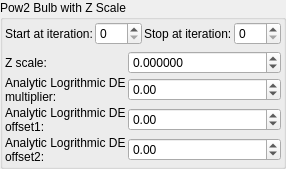
    <widget class="QGroupBox" name="groupBox_6">
     <property name="title">
      <string>Pow2 Bulb with Z Scale</string>
     </property>
     <layout class="QVBoxLayout" name="verticalLayout_9">
      <property name="leftMargin">
       <number>2</number>
      </property>
      <property name="topMargin">
       <number>2</number>
      </property>
      <property name="rightMargin">
       <number>2</number>
      </property>
      <property name="bottomMargin">
       <number>2</number>
      </property>
      <item>
       <layout class="QGridLayout" name="gridLayout_80" columnstretch="0,1,0,1">
        <property name="spacing">
         <number>2</number>
        </property>
        <item row="2" column="1">
         <widget class="MySpinBox" name="spinboxInt_transf_start_iterations_A">
          <property name="sizePolicy">
           <sizepolicy hsizetype="Minimum" vsizetype="Maximum">
            <horstretch>0</horstretch>
            <verstretch>0</verstretch>
           </sizepolicy>
          </property>
          <property name="minimum">
           <number>0</number>
          </property>
          <property name="maximum">
           <number>999</number>
          </property>
          <property name="value">
           <number>0</number>
          </property>
         </widget>
        </item>
        <item row="2" column="0">
         <widget class="QLabel" name="label_72">
          <property name="text">
           <string>Start at iteration:</string>
          </property>
         </widget>
        </item>
        <item row="2" column="3">
         <widget class="MySpinBox" name="spinboxInt_transf_stop_iterations_A">
          <property name="sizePolicy">
           <sizepolicy hsizetype="Preferred" vsizetype="Maximum">
            <horstretch>0</horstretch>
            <verstretch>0</verstretch>
           </sizepolicy>
          </property>
          <property name="maximum">
           <number>999</number>
          </property>
         </widget>
        </item>
        <item row="2" column="2">
         <widget class="QLabel" name="label_52">
          <property name="text">
           <string>Stop at iteration:</string>
          </property>
         </widget>
        </item>
       </layout>
      </item>
      <item>
       <layout class="QGridLayout" name="gridLayout_3" columnstretch="0,1">
        <property name="spacing">
         <number>2</number>
        </property>
        <item row="0" column="1">
         <widget class="MyDoubleSpinBox" name="spinbox_boxfold_bulbpow2_z_factor">
          <property name="sizePolicy">
           <sizepolicy hsizetype="Minimum" vsizetype="Maximum">
            <horstretch>0</horstretch>
            <verstretch>0</verstretch>
           </sizepolicy>
          </property>
          <property name="prefix">
           <string/>
          </property>
          <property name="suffix">
           <string/>
          </property>
          <property name="decimals">
           <number>6</number>
          </property>
          <property name="minimum">
           <double>-99.000000000000000</double>
          </property>
          <property name="maximum">
           <double>99.000000000000000</double>
          </property>
          <property name="singleStep">
           <double>0.100000000000000</double>
          </property>
         </widget>
        </item>
        <item row="0" column="0">
         <widget class="QLabel" name="label_12">
          <property name="text">
           <string>Z scale:</string>
          </property>
         </widget>
        </item>
        <item row="2" column="0">
         <widget class="QLabel" name="label_177">
          <property name="text">
           <string>Analytic Logrithmic DE offset1:</string>
          </property>
          <property name="wordWrap">
           <bool>true</bool>
          </property>
         </widget>
        </item>
        <item row="1" column="0">
         <widget class="QLabel" name="label_176">
          <property name="text">
           <string>Analytic Logrithmic DE multiplier:</string>
          </property>
          <property name="wordWrap">
           <bool>true</bool>
          </property>
         </widget>
        </item>
        <item row="3" column="0">
         <widget class="QLabel" name="label_178">
          <property name="text">
           <string>Analytic Logrithmic DE offset2:</string>
          </property>
          <property name="wordWrap">
           <bool>true</bool>
          </property>
         </widget>
        </item>
        <item row="1" column="1">
         <widget class="MyDoubleSpinBox" name="spinbox_analyticDE_scale_1">
          <property name="sizePolicy">
           <sizepolicy hsizetype="Minimum" vsizetype="Maximum">
            <horstretch>0</horstretch>
            <verstretch>0</verstretch>
           </sizepolicy>
          </property>
          <property name="prefix">
           <string/>
          </property>
          <property name="suffix">
           <string/>
          </property>
          <property name="decimals">
           <number>2</number>
          </property>
          <property name="minimum">
           <double>-36000.000000000000000</double>
          </property>
          <property name="maximum">
           <double>36000.000000000000000</double>
          </property>
          <property name="singleStep">
           <double>0.100000000000000</double>
          </property>
         </widget>
        </item>
        <item row="2" column="1">
         <widget class="MyDoubleSpinBox" name="spinbox_analyticDE_offset_1">
          <property name="sizePolicy">
           <sizepolicy hsizetype="Minimum" vsizetype="Maximum">
            <horstretch>0</horstretch>
            <verstretch>0</verstretch>
           </sizepolicy>
          </property>
          <property name="prefix">
           <string/>
          </property>
          <property name="suffix">
           <string/>
          </property>
          <property name="decimals">
           <number>2</number>
          </property>
          <property name="minimum">
           <double>-36000.000000000000000</double>
          </property>
          <property name="maximum">
           <double>36000.000000000000000</double>
          </property>
          <property name="singleStep">
           <double>0.100000000000000</double>
          </property>
         </widget>
        </item>
        <item row="3" column="1">
         <widget class="MyDoubleSpinBox" name="spinbox_analyticDE_offset_2">
          <property name="sizePolicy">
           <sizepolicy hsizetype="Minimum" vsizetype="Maximum">
            <horstretch>0</horstretch>
            <verstretch>0</verstretch>
           </sizepolicy>
          </property>
          <property name="prefix">
           <string/>
          </property>
          <property name="suffix">
           <string/>
          </property>
          <property name="decimals">
           <number>2</number>
          </property>
          <property name="minimum">
           <double>-36000.000000000000000</double>
          </property>
          <property name="maximum">
           <double>36000.000000000000000</double>
          </property>
          <property name="singleStep">
           <double>0.100000000000000</double>
          </property>
         </widget>
        </item>
       </layout>
      </item>
     </layout>
    </widget>
